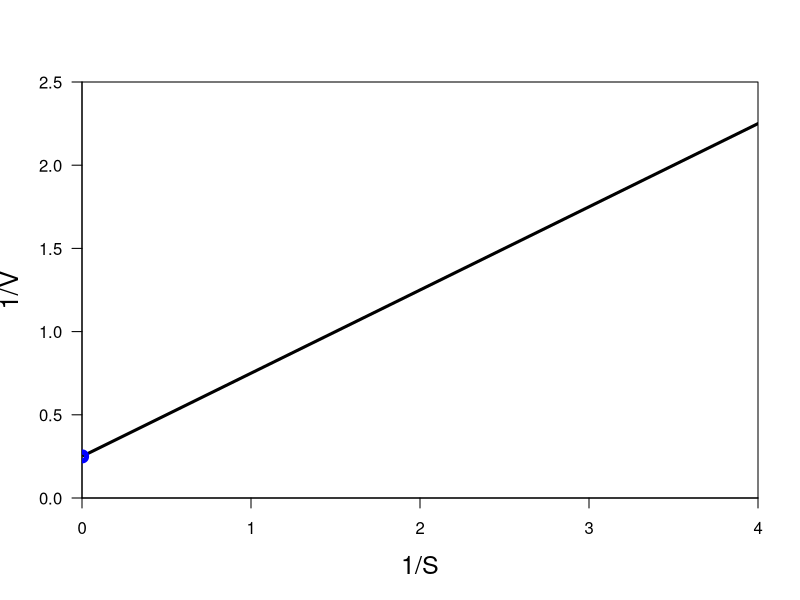

Generate this figure with R: (Note: this script raises an error after producing the figure.)
print('file: MM-Lineweaver-Burk-Trans.R')
# illustrate Lineweaver-Burk transformation
Vmax = 4; K = 2; S = seq(0.25,100,0.05); V = Vmax*S/(S+K)
# 1/V = (K/Vmax)/S + 1/Vmax
Si = 1/S; Vi = 1/V
xp1 = c(2,3); yp1 = c(1,1)*2*K/Vmax+1/Vmax
xp2 = c(3,3); yp2 = c(2*K/Vmax+1/Vmax,3*K/Vmax+1/Vmax)
sflag = 1
if (sflag == 1) {
# png('LineweaverIllustration210228.png',width=16,height=16,units='cm',res=300)
plot(Si,Vi,type='l',lwd=3,col='black',xlab='1/S',ylab='1/V',las=1,cex.lab=1.5,
     xlim=c(0,4),ylim=c(0,2.5),xaxs='i',yaxs='i')
points(0,1/Vmax,col='blue',lwd=5,cex=1.2)
text(0.1,1/Vmax*0.8,TeX('$1/V_{max} = 0.25$'),col='blue',pos=4,cex=1.5)
lines(xp1,yp1,col='blue',lty=4)
lines(xp2,yp2,col='blue',lty=4)
text(1.95,1.1,TeX('$slope = K/V_{max} = 0.5$'),col='blue',pos=4,cex=1.5)
text(0.5,2.3,TeX('$V_{max} = 4$'),col='black',pos=4,cex=1.5)
text(0.5,2.0,TeX('K = 2$'),col='black',pos=4,cex=1.5)
# dev.off()
}